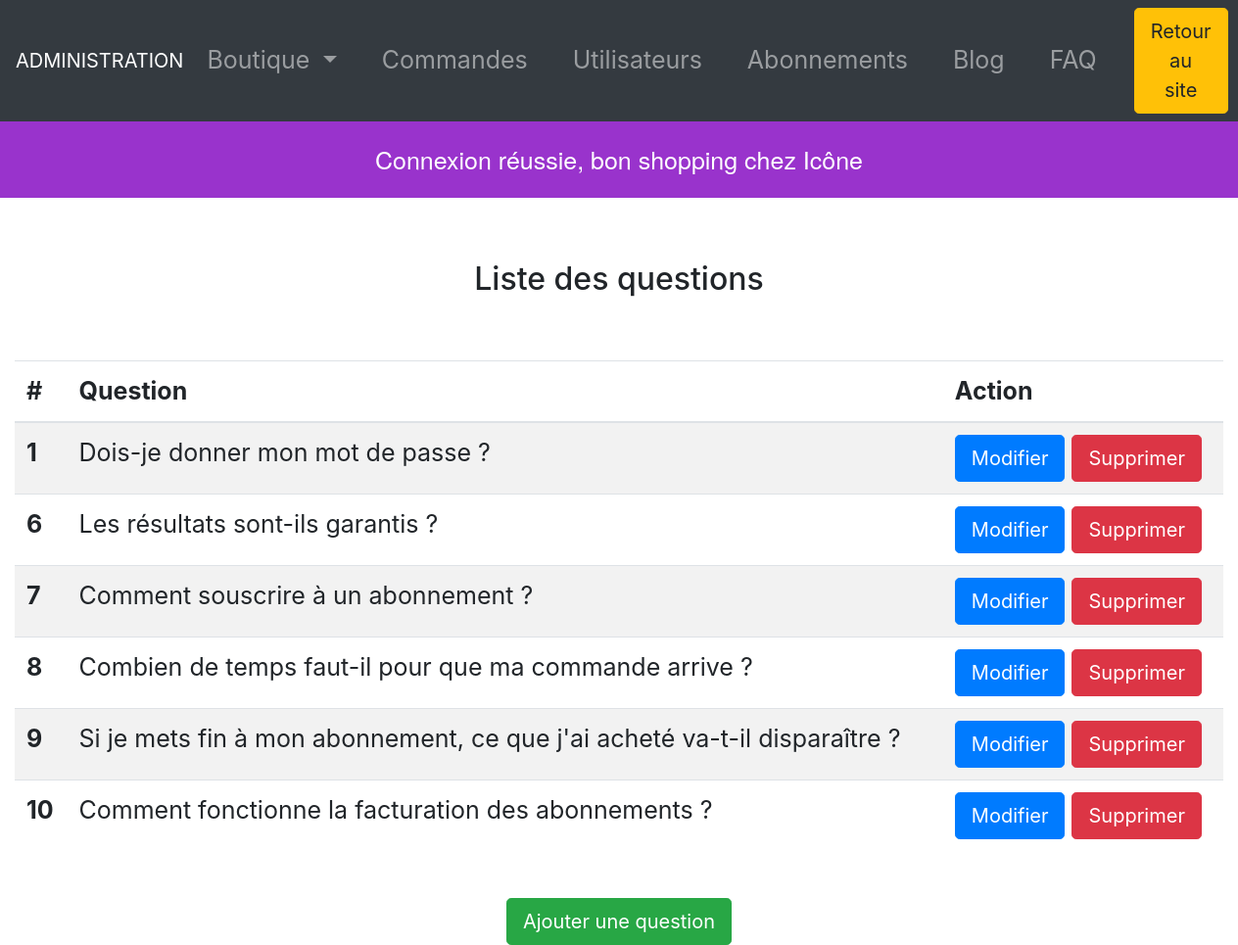
The page /index.php?p=faqAdmin&action=list (signed in) on the database its author committed.
### tables this page shows
CREATE TABLE `faq` (
  `id` int(11) NOT NULL,
  `question` text NOT NULL,
  `answer` longtext NOT NULL
);

### models/Faq.php (called while the page is built, shortened)
<?php
function getAllQuestions(){
    $db = dbConnect();
    $query = $db->query('SELECT * FROM faq');
    $allQuestion = $query->fetchAll();
    return $allQuestion;
}

### views/faqList.php (the view, shortened to what this page needs)
<!DOCTYPE html>
<html lang="fr">
<head>
    <link rel="stylesheet" href="assets/css/admin.css">
    <?php require 'partials/head_assets_admin.php'; ?>
</head>
<body>
<header>
    <?php require 'partials/header_admin.php'; ?>
</header>
<main>
    <?php if(isset($_SESSION['messages'])): ?>
        <div class="message">
            <?php foreach($_SESSION['messages'] as $message): ?>
                <?= $message ?><br>
            <?php endforeach; ?>
        </div>
    <?php endif; ?>
    <h2 class="p-3 text-center mt-5 mb-5">Liste des questions</h2>
    <div class="container-fluid">
        <table class="table table-striped">
            <thead>
            <tr>
                <th scope="col">#</th>
                <th scope="col">Question</th>
                <th scope="col">Action</th>
            </tr>
            </thead>
            <tbody>
            <?php foreach($questions as $question):?>
                <tr>
                    <th scope="row"><?= htmlentities($question['id']) ?></th>
                    <td><?= htmlentities($question['question']) ?> </td>
                    <td>
                        <a class="btn btn-primary btn-lg" href="index.php?p=faqAdmin&action=edit&id=<?= $question['id'] ?>" role="button">Modifier</a>
                        <button type="button" class="btn btn-danger btn-lg" data-toggle="modal" data-target="#exampleModal<?= $question['id'] ?>">
                            Supprimer
                        </button>
                    </td>
                </tr>
            <?php endforeach; ?>
            </tbody>
        </table>
    </div>
    <div class="text-center mt-5">
        <a class="btn btn-success center-block text-center btn-lg" href="index.php?p=faqAdmin&action=new" role="button">Ajouter une question</a>
    </div>
</main>
</body>

### assets/css/admin.css (style rules this page uses)
.message { text-align: center; font-family: "Helvetica Neue"; font-size: 25px; color: #ffffff; padding: 20px; background-color: #9933cc; }
th, tr, label { font-size: 25px; }

### rows shown on the page
faq: id "1", question "Dois-je donner mon mot de passe ?"
faq: id "6", question "Les résultats sont-ils garantis ?"
faq: id "7", question "Comment souscrire à un abonnement ?"
faq: id "8", question "Combien de temps faut-il pour que ma commande arrive ?"
faq: id "9", question "Si je mets fin à mon abonnement, ce que j'ai acheté va-t-il disparaître ?"
faq: id "10", question "Comment fonctionne la facturation des abonnements ?"

### other values the page prints
$message "Connexion réussie, bon shopping chez Icône"
